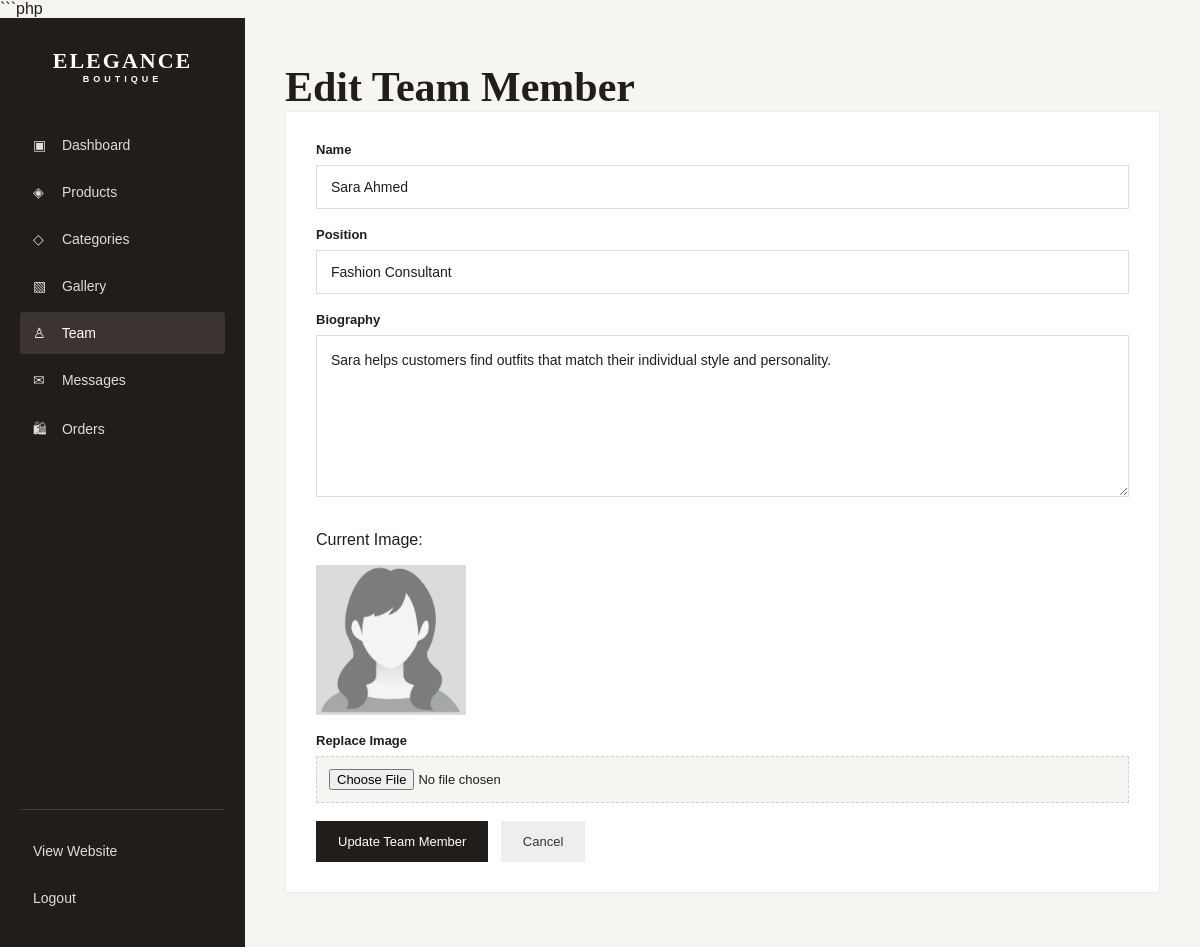
The page /admin/team_edit.php?id=2 (signed in) on the database its author committed.
### tables this page shows
CREATE TABLE `team` (
  `id` int(11) NOT NULL,
  `name` varchar(100) NOT NULL,
  `position` varchar(100) NOT NULL,
  `bio` text DEFAULT NULL,
  `image` varchar(255) DEFAULT NULL,
  `created_at` timestamp NOT NULL DEFAULT current_timestamp()
);

### admin/team_edit.php (the view, shortened to what this page needs)
<?php
require_once "../config/database.php";
$id = intval($_GET["id"] ?? 0);
$stmt = mysqli_prepare(
    $conn,
    "SELECT * FROM team WHERE id = ?"
);
mysqli_stmt_bind_param(
    $stmt,
    "i",
    $id
);
mysqli_stmt_execute($stmt);
$result = mysqli_stmt_get_result($stmt);
$member = mysqli_fetch_assoc($result);
?>
<!DOCTYPE html>
<html lang="en">
<head>
    <link
        rel="stylesheet"
        href="admin.css"
    >
</head>
<body>
<div class="admin-layout">
    <aside class="sidebar">
        <div class="admin-logo">
            <a href="../index.php">
                ELEGANCE
                <span>BOUTIQUE</span>
            </a>
        </div>
        <nav class="sidebar-nav">
            <a href="dashboard.php">
                <span>▣</span>
                Dashboard
            </a>
            <a href="products.php">
                <span>◈</span>
                Products
            </a>
            <a href="categories.php">
                <span>◇</span>
                Categories
            </a>
            <a href="gallery.php">
                <span>▧</span>
                Gallery
            </a>
            <a
                href="team.php"
                class="active"
            >
                <span>♙</span>
                Team
            </a>
            <a href="messages.php">
                <span>✉</span>
                Messages
            </a>
<a href="orders.php">
    <span>🛍</span>
    Orders
</a>
        </nav>
        <div class="sidebar-bottom">
            <a href="../index.php">
                View Website
            </a>
            <a href="logout.php">
                Logout
            </a>
        </div>
    </aside>
    <div class="admin-container">
        <h1>
            Edit Team Member
        </h1>
        <form
            method="POST"
            enctype="multipart/form-data" class="team-form"
        >
            <label>
                Name
            </label>
            <input
                type="text"
                name="name"
                value="<?php
                    echo htmlspecialchars($member["name"]);
                ?>"
                required
            >
            <br><br>
            <label>
                Position
            </label>
            <input
                type="text"
                name="position"
                value="<?php
                    echo htmlspecialchars($member["position"]);
                ?>"
                required
            >
            <br><br>
            <label>
                Biography
            </label>
            <textarea
                name="bio"
                rows="6"
            ><?php
                echo htmlspecialchars($member["bio"]);
            ?></textarea>
            <br><br>
            <?php if (!empty($member["image"])): ?>
                <p>
                    Current Image:
                </p>
                <img
                    src="../uploads/team/<?php
                        echo htmlspecialchars($member["image"]);
                    ?>"
                    width="150"
                    alt="<?php
                        echo htmlspecialchars($member["name"]);
                    ?>"
                >
                <br><br>
            <?php endif; ?>
            <label>
                Replace Image
            </label>
            <input
                type="file"
                name="image"
                accept="image/jpeg,image/png,image/webp"
            >
            <br><br>
            <button type="submit">
                Update Team Member
            </button>
            <a href="team.php">
                Cancel
            </a>
        </form>
    </div>
</div>
</body>
</html>

### admin/admin.css (style rules this page uses)
* { box-sizing: border-box; }
html { scroll-behavior: smooth; }
body { margin: 0; font-family: Arial, Helvetica, sans-serif; background: #f7f5f2; color: #211d1b; }
a { text-decoration: none; }
img { max-width: 100%; }
.admin-layout { display: flex; min-height: 100vh; }
.sidebar { width: 245px; flex-shrink: 0; background: #211d1b; color: #ffffff; padding: 30px 20px; display: flex; flex-direction: column; }
.admin-logo { margin-bottom: 40px; text-align: center; }
.admin-logo a { color: #ffffff; text-decoration: none; font-family: Georgia, serif; font-size: 22px; font-weight: bold; letter-spacing: 2px; }
.admin-logo span { display: block; font-family: Arial, sans-serif; font-size: 9px; letter-spacing: 4px; }
.sidebar-nav { display: flex; flex-direction: column; gap: 5px; }
.sidebar-nav a, .sidebar-bottom a { color: #dddddd; text-decoration: none; padding: 13px; border-radius: 3px; font-size: 14px; transition: 0.2s ease; }
.sidebar-nav a:hover, .sidebar-nav a.active, .sidebar-bottom a:hover { background: #3b3430; color: #ffffff; }
.sidebar-nav span { display: inline-block; width: 25px; }
.sidebar-bottom { margin-top: auto; border-top: 1px solid #403934; padding-top: 20px; display: flex; flex-direction: column; gap: 5px; }
.admin-container { flex: 1; width: 100%; max-width: 1500px; padding: 40px; }
.admin-header h1, .admin-container h1 { font-family: Georgia, serif; font-size: 42px; color: #211d1b; margin: 5px 0 0; }
.team-form { max-width: 900px; background: #ffffff; padding: 30px; border: 1px solid #eeeeee; }
.team-form label { display: block; margin-bottom: 8px; font-size: 13px; font-weight: 600; color: #211d1b; }
.team-form input[type="text"], .team-form textarea { width: 100%; padding: 13px 14px; border: 1px solid #dddddd; background: #ffffff; color: #211d1b; font-family: Arial, sans-serif; font-size: 14px; outline: none; transition: border-color 0.2s ease; }
.team-form input[type="file"] { width: 100%; padding: 12px; border: 1px dashed #d8d0c8; background: #f7f5f2; font-size: 13px; cursor: pointer; }
.team-form button[type="submit"] { display: inline-block; padding: 13px 22px; background: #211d1b; color: #ffffff; border: none; cursor: pointer; font-size: 13px; font-family: Arial, sans-serif; transition: 0.2s ease; }
.team-form > a { display: inline-block; padding: 13px 22px; margin-left: 8px; background: #eeeeee; color: #333333; text-decoration: none; font-size: 13px; transition: 0.2s ease; }
.team-form textarea { min-height: 150px; resize: vertical; line-height: 1.6; }

### rows shown on the page
team: name "Sara Ahmed", position "Fashion Consultant", bio "Sara helps customers find outfits that match their individual style and personality.", image (picture)
